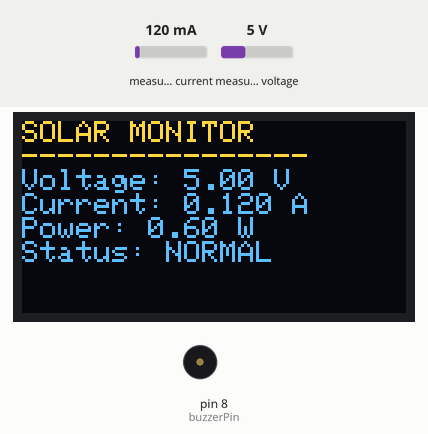
The sketch below on a simulated Arduino Uno, built with avr-gcc and run on an emulated ATmega328P. Parts: 128×64 one-colour display, buzzer (waves = sounding, pin HIGH). The inputs (shaded band) are chosen by the test bench; at power-on: measured current 120 mA, measured voltage 5 V. The OLED is the two-colour kind (top 16 rows yellow); what the sketch prints to the serial monitor is not drawn.

Above: at 1.2 s.
1.3 s: measured current set to 53 mA
At 2.4 s:
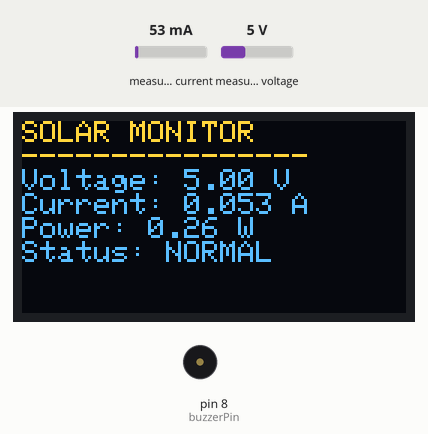
2.8 s: measured current set to 46 mA
At 4.1 s:
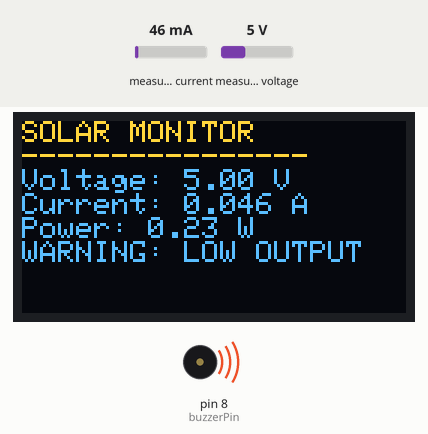
4.4 s: measured voltage set to 0.3 V
At 5.3 s:
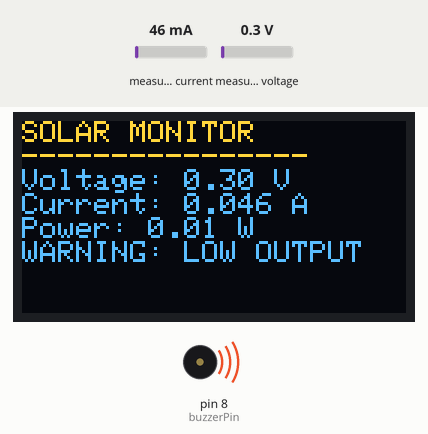
5.9 s: measured voltage set to 3.8 V
At 7.2 s:
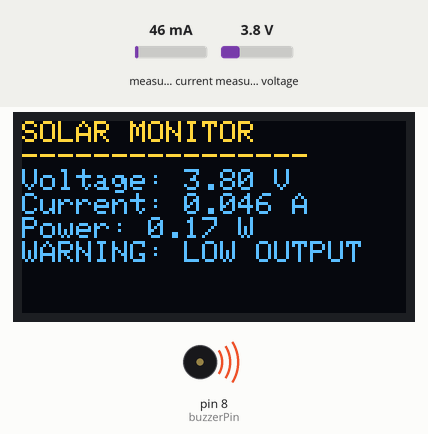
7.5 s: measured current set to 40 mA
At 8.4 s:
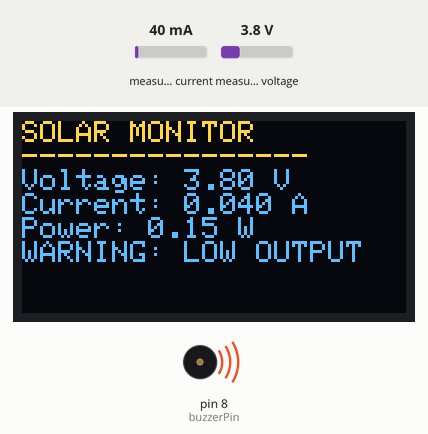
Timing chart, 0 to 10.1 s (numbered marks = the images above; inputs shaded):
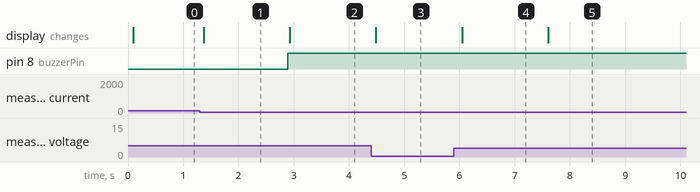

The sketch:

solar_monitoring.ino
```cpp
#include <Wire.h>
#include <Adafruit_INA219.h>
#include <Adafruit_GFX.h>
#include <Adafruit_SSD1306.h>

#define SCREEN_WIDTH 128
#define SCREEN_HEIGHT 64
#define OLED_RESET -1

const int buzzerPin = 8;

// Example alarm limits
const float LOW_VOLTAGE = 4.5;
const float LOW_CURRENT = 0.05;  // Amperes

Adafruit_INA219 ina219;
Adafruit_SSD1306 display(
  SCREEN_WIDTH, SCREEN_HEIGHT, &Wire, OLED_RESET
);

void setup() {
  Serial.begin(9600);
  pinMode(buzzerPin, OUTPUT);
  digitalWrite(buzzerPin, LOW);

  if (!ina219.begin()) {
    Serial.println("INA219 sensor not detected!");
    while (1) delay(10);
  }

  if (!display.begin(SSD1306_SWITCHCAPVCC, 0x3C)) {
    Serial.println("OLED not detected!");
    while (1) delay(10);
  }

  display.clearDisplay();
  display.setTextColor(SSD1306_WHITE);
  display.setTextSize(1);
  display.setCursor(0, 0);
  display.println("SOLAR MONITOR");
  display.display();
}

void loop() {
  float voltage = ina219.getBusVoltage_V();
  float current = ina219.getCurrent_mA() / 1000.0;
  float power = voltage * current;

  // Alarm responds to low voltage OR low current
  bool alarm = (voltage < LOW_VOLTAGE) ||
               (current < LOW_CURRENT);

  digitalWrite(buzzerPin, alarm ? HIGH : LOW);

  // Display readings
  display.clearDisplay();
  display.setTextSize(1);
  display.setCursor(0, 0);

  display.println("SOLAR MONITOR");
  display.println("----------------");

  display.print("Voltage: ");
  display.print(voltage, 2);
  display.println(" V");

  display.print("Current: ");
  display.print(current, 3);
  display.println(" A");

  display.print("Power: ");
  display.print(power, 2);
  display.println(" W");

  if (alarm) {
    display.println("WARNING: LOW OUTPUT");
  } else {
    display.println("Status: NORMAL");
  }

  display.display();

  Serial.print("Voltage: ");
  Serial.print(voltage, 2);
  Serial.print(" V, Current: ");
  Serial.print(current, 3);
  Serial.print(" A, Power: ");
  Serial.print(power, 2);
  Serial.print(" W, Alarm: ");
  Serial.println(alarm ? "ON" : "OFF");

  delay(100); // Check readings every 100 ms
}
```

Measured:
- the behaviour switches between 50 and 49 mA on measured current (found by bisection; images 1 and 2)
- after the input at 1.3 s, the display: changes after 0.07 s (image 1)
- after the input at 2.8 s, pin 8 (buzzerPin): LOW → HIGH after 0.09 s; the display: changes after 0.13 s (image 2)
- after the input at 4.4 s, the display: changes after 0.09 s (image 3)
- after the input at 5.9 s, the display: changes after 0.15 s (image 4)
- after the input at 7.5 s, the display: changes after 0.11 s (image 5)
